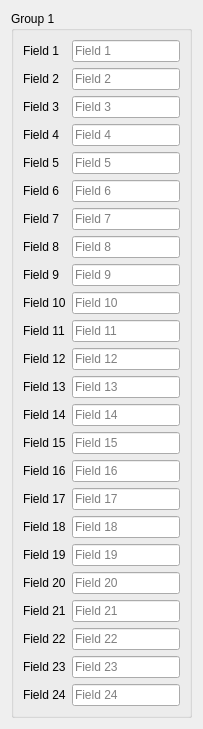
     <widget class="QWidget" name="page1">
      <attribute name="title">
       <string>Page 1</string>
      </attribute>
      <layout class="QVBoxLayout" name="pageLayout1">
       <item>
        <widget class="QGroupBox" name="group1">
         <property name="title">
          <string>Group 1</string>
         </property>
         <layout class="QFormLayout" name="form1">
          <item row="0" column="0">
           <widget class="QLabel" name="p1l1">
            <property name="text">
             <string>Field 1</string>
            </property>
           </widget>
          </item>
          <item row="0" column="1">
           <widget class="QLineEdit" name="p1f1">
            <property name="placeholderText">
             <string>Field 1</string>
            </property>
           </widget>
          </item>
          <item row="1" column="0">
           <widget class="QLabel" name="p1l2">
            <property name="text">
             <string>Field 2</string>
            </property>
           </widget>
          </item>
          <item row="1" column="1">
           <widget class="QLineEdit" name="p1f2">
            <property name="placeholderText">
             <string>Field 2</string>
            </property>
           </widget>
          </item>
          <item row="2" column="0">
           <widget class="QLabel" name="p1l3">
            <property name="text">
             <string>Field 3</string>
            </property>
           </widget>
          </item>
          <item row="2" column="1">
           <widget class="QLineEdit" name="p1f3">
            <property name="placeholderText">
             <string>Field 3</string>
            </property>
           </widget>
          </item>
          <item row="3" column="0">
           <widget class="QLabel" name="p1l4">
            <property name="text">
             <string>Field 4</string>
            </property>
           </widget>
          </item>
          <item row="3" column="1">
           <widget class="QLineEdit" name="p1f4">
            <property name="placeholderText">
             <string>Field 4</string>
            </property>
           </widget>
          </item>
          <item row="4" column="0">
           <widget class="QLabel" name="p1l5">
            <property name="text">
             <string>Field 5</string>
            </property>
           </widget>
          </item>
          <item row="4" column="1">
           <widget class="QLineEdit" name="p1f5">
            <property name="placeholderText">
             <string>Field 5</string>
            </property>
           </widget>
          </item>
          <item row="5" column="0">
           <widget class="QLabel" name="p1l6">
            <property name="text">
             <string>Field 6</string>
            </property>
           </widget>
          </item>
          <item row="5" column="1">
           <widget class="QLineEdit" name="p1f6">
            <property name="placeholderText">
             <string>Field 6</string>
            </property>
           </widget>
          </item>
          <item row="6" column="0">
           <widget class="QLabel" name="p1l7">
            <property name="text">
             <string>Field 7</string>
            </property>
           </widget>
          </item>
          <item row="6" column="1">
           <widget class="QLineEdit" name="p1f7">
            <property name="placeholderText">
             <string>Field 7</string>
            </property>
           </widget>
          </item>
          <item row="7" column="0">
           <widget class="QLabel" name="p1l8">
            <property name="text">
             <string>Field 8</string>
            </property>
           </widget>
          </item>
          <item row="7" column="1">
           <widget class="QLineEdit" name="p1f8">
            <property name="placeholderText">
             <string>Field 8</string>
            </property>
           </widget>
          </item>
          <item row="8" column="0">
           <widget class="QLabel" name="p1l9">
            <property name="text">
             <string>Field 9</string>
            </property>
           </widget>
          </item>
          <item row="8" column="1">
           <widget class="QLineEdit" name="p1f9">
            <property name="placeholderText">
             <string>Field 9</string>
            </property>
           </widget>
          </item>
          <item row="9" column="0">
           <widget class="QLabel" name="p1l10">
            <property name="text">
             <string>Field 10</string>
            </property>
           </widget>
          </item>
          <item row="9" column="1">
           <widget class="QLineEdit" name="p1f10">
            <property name="placeholderText">
             <string>Field 10</string>
            </property>
           </widget>
          </item>
          <item row="10" column="0">
           <widget class="QLabel" name="p1l11">
            <property name="text">
             <string>Field 11</string>
            </property>
           </widget>
          </item>
          <item row="10" column="1">
           <widget class="QLineEdit" name="p1f11">
            <property name="placeholderText">
             <string>Field 11</string>
            </property>
           </widget>
          </item>
          <item row="11" column="0">
           <widget class="QLabel" name="p1l12">
            <property name="text">
             <string>Field 12</string>
            </property>
           </widget>
          </item>
          <item row="11" column="1">
           <widget class="QLineEdit" name="p1f12">
            <property name="placeholderText">
             <string>Field 12</string>
            </property>
           </widget>
          </item>
          <item row="12" column="0">
           <widget class="QLabel" name="p1l13">
            <property name="text">
             <string>Field 13</string>
            </property>
           </widget>
          </item>
          <item row="12" column="1">
           <widget class="QLineEdit" name="p1f13">
            <property name="placeholderText">
             <string>Field 13</string>
            </property>
           </widget>
          </item>
          <item row="13" column="0">
           <widget class="QLabel" name="p1l14">
            <property name="text">
             <string>Field 14</string>
            </property>
           </widget>
          </item>
          <item row="13" column="1">
           <widget class="QLineEdit" name="p1f14">
            <property name="placeholderText">
             <string>Field 14</string>
            </property>
           </widget>
          </item>
          <item row="14" column="0">
           <widget class="QLabel" name="p1l15">
            <property name="text">
             <string>Field 15</string>
            </property>
           </widget>
          </item>
          <item row="14" column="1">
           <widget class="QLineEdit" name="p1f15">
            <property name="placeholderText">
             <string>Field 15</string>
            </property>
           </widget>
          </item>
          <item row="15" column="0">
           <widget class="QLabel" name="p1l16">
            <property name="text">
             <string>Field 16</string>
            </property>
           </widget>
          </item>
          <item row="15" column="1">
           <widget class="QLineEdit" name="p1f16">
            <property name="placeholderText">
             <string>Field 16</string>
            </property>
           </widget>
          </item>
          <item row="16" column="0">
           <widget class="QLabel" name="p1l17">
            <property name="text">
             <string>Field 17</string>
            </property>
           </widget>
          </item>
          <item row="16" column="1">
           <widget class="QLineEdit" name="p1f17">
            <property name="placeholderText">
             <string>Field 17</string>
            </property>
           </widget>
          </item>
          <item row="17" column="0">
           <widget class="QLabel" name="p1l18">
            <property name="text">
             <string>Field 18</string>
            </property>
           </widget>
          </item>
          <item row="17" column="1">
           <widget class="QLineEdit" name="p1f18">
            <property name="placeholderText">
             <string>Field 18</string>
            </property>
           </widget>
          </item>
          <item row="18" column="0">
           <widget class="QLabel" name="p1l19">
            <property name="text">
             <string>Field 19</string>
            </property>
           </widget>
          </item>
          <item row="18" column="1">
           <widget class="QLineEdit" name="p1f19">
            <property name="placeholderText">
             <string>Field 19</string>
            </property>
           </widget>
          </item>
          <item row="19" column="0">
           <widget class="QLabel" name="p1l20">
            <property name="text">
             <string>Field 20</string>
            </property>
           </widget>
          </item>
          <item row="19" column="1">
           <widget class="QLineEdit" name="p1f20">
            <property name="placeholderText">
             <string>Field 20</string>
            </property>
           </widget>
          </item>
          <item row="20" column="0">
           <widget class="QLabel" name="p1l21">
            <property name="text">
             <string>Field 21</string>
            </property>
           </widget>
          </item>
          <item row="20" column="1">
           <widget class="QLineEdit" name="p1f21">
            <property name="placeholderText">
             <string>Field 21</string>
            </property>
           </widget>
          </item>
          <item row="21" column="0">
           <widget class="QLabel" name="p1l22">
            <property name="text">
             <string>Field 22</string>
            </property>
           </widget>
          </item>
          <item row="21" column="1">
           <widget class="QLineEdit" name="p1f22">
            <property name="placeholderText">
             <string>Field 22</string>
            </property>
           </widget>
          </item>
          <item row="22" column="0">
           <widget class="QLabel" name="p1l23">
            <property name="text">
             <string>Field 23</string>
            </property>
           </widget>
          </item>
          <item row="22" column="1">
           <widget class="QLineEdit" name="p1f23">
            <property name="placeholderText">
             <string>Field 23</string>
            </property>
           </widget>
          </item>
          <item row="23" column="0">
           <widget class="QLabel" name="p1l24">
            <property name="text">
             <string>Field 24</string>
            </property>
           </widget>
          </item>
          <item row="23" column="1">
           <widget class="QLineEdit" name="p1f24">
            <property name="placeholderText">
             <string>Field 24</string>
            </property>
           </widget>
          </item>
         </layout>
        </widget>
       </item>
      </layout>
     </widget>
